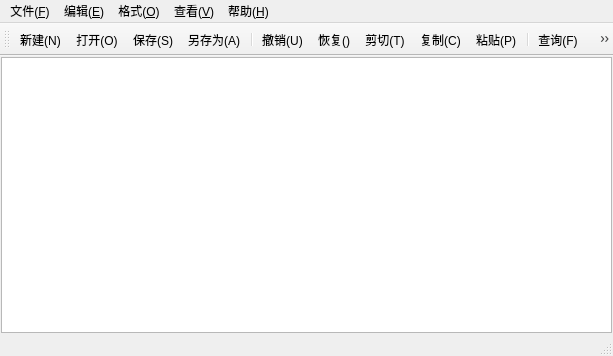
<?xml version="1.0" encoding="UTF-8"?>
<ui version="4.0">
 <class>MainWindow</class>
 <widget class="QMainWindow" name="MainWindow">
  <property name="geometry">
   <rect>
    <x>0</x>
    <y>0</y>
    <width>613</width>
    <height>356</height>
   </rect>
  </property>
  <property name="windowTitle">
   <string>MainWindow</string>
  </property>
  <widget class="QWidget" name="centralwidget">
   <layout class="QVBoxLayout" name="verticalLayout">
    <property name="spacing">
     <number>0</number>
    </property>
    <property name="leftMargin">
     <number>1</number>
    </property>
    <property name="topMargin">
     <number>1</number>
    </property>
    <property name="rightMargin">
     <number>1</number>
    </property>
    <property name="bottomMargin">
     <number>1</number>
    </property>
    <item>
     <widget class="CodeEditor" name="TextEdit"/>
    </item>
   </layout>
  </widget>
  <widget class="QMenuBar" name="menubar">
   <property name="geometry">
    <rect>
     <x>0</x>
     <y>0</y>
     <width>613</width>
     <height>21</height>
    </rect>
   </property>
   <widget class="QMenu" name="menu">
    <property name="title">
     <string>文件(&amp;F)</string>
    </property>
    <addaction name="actionNew"/>
    <addaction name="actionOpen"/>
    <addaction name="actionSave"/>
    <addaction name="actionSaveAs"/>
    <addaction name="separator"/>
    <addaction name="separator"/>
    <addaction name="actionExit"/>
   </widget>
   <widget class="QMenu" name="menu_E">
    <property name="title">
     <string>编辑(&amp;E)</string>
    </property>
    <addaction name="actionUndo"/>
    <addaction name="actionRedo"/>
    <addaction name="actionCut"/>
    <addaction name="actionCopy"/>
    <addaction name="actionPaste"/>
    <addaction name="separator"/>
    <addaction name="actionFind"/>
    <addaction name="actionReplace"/>
    <addaction name="separator"/>
    <addaction name="actionSelectAll"/>
   </widget>
   <widget class="QMenu" name="menu_O">
    <property name="title">
     <string>格式(&amp;O)</string>
    </property>
    <addaction name="actionWrap"/>
    <addaction name="actionLineNumber"/>
    <addaction name="actionFont"/>
    <addaction name="actionTextColor"/>
    <addaction name="separator"/>
    <addaction name="actionTextBackgroundColor"/>
    <addaction name="actionEditorBackgroundColor"/>
   </widget>
   <widget class="QMenu" name="menu_V">
    <property name="title">
     <string>查看(&amp;V)</string>
    </property>
    <addaction name="actionToolbar"/>
    <addaction name="actionStatusbar"/>
   </widget>
   <widget class="QMenu" name="menu_H">
    <property name="title">
     <string>帮助(&amp;H)</string>
    </property>
    <addaction name="actionAbout"/>
   </widget>
   <addaction name="menu"/>
   <addaction name="menu_E"/>
   <addaction name="menu_O"/>
   <addaction name="menu_V"/>
   <addaction name="menu_H"/>
  </widget>
  <widget class="QStatusBar" name="statusbar"/>
  <widget class="QToolBar" name="toolBar">
   <property name="windowTitle">
    <string>toolBar</string>
   </property>
   <attribute name="toolBarArea">
    <enum>TopToolBarArea</enum>
   </attribute>
   <attribute name="toolBarBreak">
    <bool>false</bool>
   </attribute>
   <addaction name="actionNew"/>
   <addaction name="actionOpen"/>
   <addaction name="actionSave"/>
   <addaction name="actionSaveAs"/>
   <addaction name="separator"/>
   <addaction name="actionUndo"/>
   <addaction name="actionRedo"/>
   <addaction name="actionCut"/>
   <addaction name="actionCopy"/>
   <addaction name="actionPaste"/>
   <addaction name="separator"/>
   <addaction name="actionFind"/>
   <addaction name="actionReplace"/>
   <addaction name="separator"/>
   <addaction name="actionFont"/>
   <addaction name="actionLineNumber"/>
   <addaction name="actionWrap"/>
   <addaction name="separator"/>
   <addaction name="actionToolbar"/>
   <addaction name="actionStatusbar"/>
  </widget>
  <action name="actionNew">
   <property name="icon">
    <iconset resource="res.qrc">
     <normaloff>:/img/note_add_24dp_5F6368_FILL0_wght400_GRAD0_opsz24.png</normaloff>:/img/note_add_24dp_5F6368_FILL0_wght400_GRAD0_opsz24.png</iconset>
   </property>
   <property name="text">
    <string>新建(&amp;N)</string>
   </property>
   <property name="toolTip">
    <string>新建</string>
   </property>
   <property name="shortcut">
    <string>Ctrl+N</string>
   </property>
  </action>
  <action name="actionOpen">
   <property name="icon">
    <iconset resource="res.qrc">
     <normaloff>:/img/file_open_24dp_5F6368_FILL0_wght400_GRAD0_opsz24.png</normaloff>:/img/file_open_24dp_5F6368_FILL0_wght400_GRAD0_opsz24.png</iconset>
   </property>
   <property name="text">
    <string>打开(&amp;O)</string>
   </property>
   <property name="toolTip">
    <string>打开</string>
   </property>
   <property name="shortcut">
    <string>Ctrl+O</string>
   </property>
  </action>
  <action name="actionSave">
   <property name="icon">
    <iconset resource="res.qrc">
     <normaloff>:/img/save_24dp_5F6368_FILL0_wght400_GRAD0_opsz24.png</normaloff>:/img/save_24dp_5F6368_FILL0_wght400_GRAD0_opsz24.png</iconset>
   </property>
   <property name="text">
    <string>保存(&amp;S)</string>
   </property>
   <property name="toolTip">
    <string>保存</string>
   </property>
   <property name="shortcut">
    <string>Ctrl+S</string>
   </property>
  </action>
  <action name="actionSaveAs">
   <property name="icon">
    <iconset resource="res.qrc">
     <normaloff>:/img/save_as_24dp_5F6368_FILL0_wght400_GRAD0_opsz24.png</normaloff>:/img/save_as_24dp_5F6368_FILL0_wght400_GRAD0_opsz24.png</iconset>
   </property>
   <property name="text">
    <string>另存为(&amp;A)</string>
   </property>
   <property name="toolTip">
    <string>另存为</string>
   </property>
  </action>
  <action name="actionExit">
   <property name="icon">
    <iconset resource="res.qrc">
     <normaloff>:/img/logout_24dp_5F6368_FILL0_wght400_GRAD0_opsz24.png</normaloff>:/img/logout_24dp_5F6368_FILL0_wght400_GRAD0_opsz24.png</iconset>
   </property>
   <property name="text">
    <string>退出(&amp;X)</string>
   </property>
   <property name="toolTip">
    <string>退出</string>
   </property>
  </action>
  <action name="actionUndo">
   <property name="icon">
    <iconset resource="res.qrc">
     <normaloff>:/img/undo_24dp_5F6368_FILL0_wght400_GRAD0_opsz24.png</normaloff>:/img/undo_24dp_5F6368_FILL0_wght400_GRAD0_opsz24.png</iconset>
   </property>
   <property name="text">
    <string>撤销(&amp;U)</string>
   </property>
   <property name="toolTip">
    <string>撤销</string>
   </property>
   <property name="shortcut">
    <string>Ctrl+Z</string>
   </property>
  </action>
  <action name="actionCut">
   <property name="icon">
    <iconset resource="res.qrc">
     <normaloff>:/img/content_cut_24dp_5F6368_FILL0_wght400_GRAD0_opsz24.png</normaloff>:/img/content_cut_24dp_5F6368_FILL0_wght400_GRAD0_opsz24.png</iconset>
   </property>
   <property name="text">
    <string>剪切(&amp;T)</string>
   </property>
   <property name="toolTip">
    <string>剪切</string>
   </property>
   <property name="shortcut">
    <string>Ctrl+X</string>
   </property>
  </action>
  <action name="actionCopy">
   <property name="icon">
    <iconset resource="res.qrc">
     <normaloff>:/img/content_copy_24dp_5F6368_FILL0_wght400_GRAD0_opsz24.png</normaloff>:/img/content_copy_24dp_5F6368_FILL0_wght400_GRAD0_opsz24.png</iconset>
   </property>
   <property name="text">
    <string>复制(&amp;C)</string>
   </property>
   <property name="toolTip">
    <string>复制</string>
   </property>
   <property name="shortcut">
    <string>Ctrl+C</string>
   </property>
  </action>
  <action name="actionPaste">
   <property name="icon">
    <iconset resource="res.qrc">
     <normaloff>:/img/content_paste_24dp_5F6368_FILL0_wght400_GRAD0_opsz24.png</normaloff>:/img/content_paste_24dp_5F6368_FILL0_wght400_GRAD0_opsz24.png</iconset>
   </property>
   <property name="text">
    <string>粘贴(&amp;P)</string>
   </property>
   <property name="toolTip">
    <string>粘贴</string>
   </property>
   <property name="shortcut">
    <string>Ctrl+V</string>
   </property>
  </action>
  <action name="actionFind">
   <property name="icon">
    <iconset resource="res.qrc">
     <normaloff>:/img/search_24dp_5F6368_FILL0_wght400_GRAD0_opsz24.png</normaloff>:/img/search_24dp_5F6368_FILL0_wght400_GRAD0_opsz24.png</iconset>
   </property>
   <property name="text">
    <string>查询(&amp;F)</string>
   </property>
   <property name="toolTip">
    <string>查询</string>
   </property>
   <property name="shortcut">
    <string>Ctrl+F</string>
   </property>
  </action>
  <action name="actionReplace">
   <property name="icon">
    <iconset resource="res.qrc">
     <normaloff>:/img/find_replace_24dp_5F6368_FILL0_wght400_GRAD0_opsz24.png</normaloff>:/img/find_replace_24dp_5F6368_FILL0_wght400_GRAD0_opsz24.png</iconset>
   </property>
   <property name="text">
    <string>替换(&amp;R)</string>
   </property>
   <property name="toolTip">
    <string>替换</string>
   </property>
   <property name="shortcut">
    <string>Ctrl+H</string>
   </property>
  </action>
  <action name="actionFont">
   <property name="icon">
    <iconset resource="res.qrc">
     <normaloff>:/img/text_fields_24dp_5F6368_FILL0_wght400_GRAD0_opsz24.png</normaloff>:/img/text_fields_24dp_5F6368_FILL0_wght400_GRAD0_opsz24.png</iconset>
   </property>
   <property name="text">
    <string>字体(&amp;F)</string>
   </property>
   <property name="toolTip">
    <string>字体</string>
   </property>
  </action>
  <action name="actionWrap">
   <property name="checkable">
    <bool>true</bool>
   </property>
   <property name="icon">
    <iconset resource="res.qrc">
     <normaloff>:/img/format_text_wrap_24dp_5F6368_FILL0_wght400_GRAD0_opsz24.png</normaloff>:/img/format_text_wrap_24dp_5F6368_FILL0_wght400_GRAD0_opsz24.png</iconset>
   </property>
   <property name="text">
    <string>自动换行(&amp;W)</string>
   </property>
   <property name="toolTip">
    <string>自动换行</string>
   </property>
  </action>
  <action name="actionToolbar">
   <property name="checkable">
    <bool>true</bool>
   </property>
   <property name="icon">
    <iconset resource="res.qrc">
     <normaloff>:/img/build_24dp_5F6368_FILL0_wght400_GRAD0_opsz24.png</normaloff>:/img/build_24dp_5F6368_FILL0_wght400_GRAD0_opsz24.png</iconset>
   </property>
   <property name="text">
    <string>工具栏(&amp;T)</string>
   </property>
   <property name="toolTip">
    <string>工具栏</string>
   </property>
  </action>
  <action name="actionStatusbar">
   <property name="checkable">
    <bool>true</bool>
   </property>
   <property name="icon">
    <iconset resource="res.qrc">
     <normaloff>:/img/space_bar_24dp_5F6368_FILL0_wght400_GRAD0_opsz24.png</normaloff>:/img/space_bar_24dp_5F6368_FILL0_wght400_GRAD0_opsz24.png</iconset>
   </property>
   <property name="text">
    <string>状态栏(&amp;S)</string>
   </property>
   <property name="toolTip">
    <string>状态栏</string>
   </property>
  </action>
  <action name="actionRedo">
   <property name="icon">
    <iconset resource="res.qrc">
     <normaloff>:/img/redo_24dp_5F6368_FILL0_wght400_GRAD0_opsz24.png</normaloff>:/img/redo_24dp_5F6368_FILL0_wght400_GRAD0_opsz24.png</iconset>
   </property>
   <property name="text">
    <string>恢复(&amp;)</string>
   </property>
   <property name="toolTip">
    <string>恢复</string>
   </property>
   <property name="shortcut">
    <string>Ctrl+Shift+Z</string>
   </property>
  </action>
  <action name="actionSelectAll">
   <property name="icon">
    <iconset resource="res.qrc">
     <normaloff>:/img/select_24dp_5F6368_FILL0_wght400_GRAD0_opsz24.png</normaloff>:/img/select_24dp_5F6368_FILL0_wght400_GRAD0_opsz24.png</iconset>
   </property>
   <property name="text">
    <string>全选(&amp;A)</string>
   </property>
   <property name="toolTip">
    <string>全选</string>
   </property>
   <property name="shortcut">
    <string>Ctrl+A</string>
   </property>
  </action>
  <action name="actionAbout">
   <property name="icon">
    <iconset resource="res.qrc">
     <normaloff>:/img/apps_24dp_5F6368_FILL0_wght400_GRAD0_opsz24.png</normaloff>:/img/apps_24dp_5F6368_FILL0_wght400_GRAD0_opsz24.png</iconset>
   </property>
   <property name="text">
    <string>关于(&amp;A)</string>
   </property>
   <property name="toolTip">
    <string>关于</string>
   </property>
  </action>
  <action name="actionLineNumber">
   <property name="checkable">
    <bool>true</bool>
   </property>
   <property name="icon">
    <iconset resource="res.qrc">
     <normaloff>:/img/format_list_numbered_24dp_5F6368_FILL0_wght400_GRAD0_opsz24.png</normaloff>:/img/format_list_numbered_24dp_5F6368_FILL0_wght400_GRAD0_opsz24.png</iconset>
   </property>
   <property name="text">
    <string>显示行号(&amp;L)</string>
   </property>
   <property name="toolTip">
    <string>显示行号</string>
   </property>
   <property name="shortcut">
    <string>Ctrl+L</string>
   </property>
  </action>
  <action name="actionTextColor">
   <property name="icon">
    <iconset resource="res.qrc">
     <normaloff>:/img/palette_24dp_5F6368_FILL0_wght400_GRAD0_opsz24.png</normaloff>:/img/palette_24dp_5F6368_FILL0_wght400_GRAD0_opsz24.png</iconset>
   </property>
   <property name="text">
    <string>字体颜色</string>
   </property>
   <property name="toolTip">
    <string>设置字体颜色</string>
   </property>
  </action>
  <action name="actionEditorBackgroundColor">
   <property name="icon">
    <iconset theme="设置编辑器背景色" resource="res.qrc">
     <normaloff>:/img/format_paint_24dp_5F6368_FILL0_wght400_GRAD0_opsz24.png</normaloff>:/img/format_paint_24dp_5F6368_FILL0_wght400_GRAD0_opsz24.png</iconset>
   </property>
   <property name="text">
    <string>编辑器背景色</string>
   </property>
  </action>
  <action name="actionTextBackgroundColor">
   <property name="icon">
    <iconset theme="字体背景色" resource="res.qrc">
     <normaloff>:/img/format_color_fill_24dp_5F6368_FILL0_wght400_GRAD0_opsz24.png</normaloff>:/img/format_color_fill_24dp_5F6368_FILL0_wght400_GRAD0_opsz24.png</iconset>
   </property>
   <property name="text">
    <string>字体背景色</string>
   </property>
  </action>
 </widget>
 <customwidgets>
  <customwidget>
   <class>CodeEditor</class>
   <extends>QPlainTextEdit</extends>
   <header location="global">codeeditor.h</header>
  </customwidget>
 </customwidgets>
 <resources>
  <include location="res.qrc"/>
 </resources>
 <connections/>
</ui>
